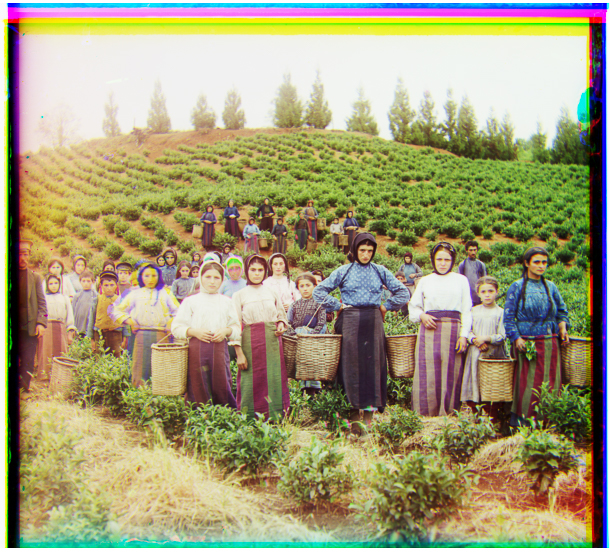
#> input picture Proj1/media/harvesters.jpg, 610 x 552 px, given in place of harvesters.tif, which was not available
$ python edge.py
#> lines starting #> are read from the running program, lines starting #| are printed output that depends on the picture; pictures that were not available may be replaced by others from this repository, and a replacement may not be noted
import numpy as np
import skimage as sk
import skimage.io as skio
import matplotlib.pyplot as plt
from skimage.transform import rescale

def downsample_image(image, factor=2):
    return rescale(image, 1.0/factor, anti_aliasing=True, preserve_range=True)

def sobel(image):
    '''sobel_x = np.array([[-1, 0, 1],
                        [-2, 0, 2],
                        [-1, 0, 1]])
    sobel_y = np.array([[-1, -2, -1],
                        [0, 0, 0],
                        [1, 2, 1]])'''

    padded = np.pad(image, ((1, 1), (1, 1)), mode='edge')

    grad_x = (
        -1 * padded[:-2, :-2] + 1 * padded[:-2, 2:] +
        -2 * padded[1:-1, :-2] + 2 * padded[1:-1, 2:] +
        -1 * padded[2:, :-2] + 1 * padded[2:, 2:]
    )

    grad_y = (
        -1 * padded[:-2, :-2] - 2 * padded[:-2, 1:-1] - 1 * padded[:-2, 2:] +
        1 * padded[2:, :-2] + 2 * padded[2:, 1:-1] + 1 * padded[2:, 2:]
    )

    magnitude = np.sqrt(grad_x**2 + grad_y**2)

    return magnitude

def align_with_edge(channel_to_align, reference_channel, search_range=15):
    ref_edges = sobel(reference_channel)
    channel_edges = sobel(channel_to_align)
    best_score = -1
    best_displacement = (0, 0)

    margin_x = reference_channel.shape[0] // 10
    margin_y = reference_channel.shape[1] // 10

    for dx in range(-search_range, search_range + 1):
        for dy in range(-search_range, search_range + 1):
            shifted_edges = np.roll(channel_edges, dx, axis=1)
            shifted_edges = np.roll(shifted_edges, dy, axis=0)

            ref_inner = ref_edges[margin_x:-margin_x, margin_y:-margin_y]
            shifted_inner = shifted_edges[margin_x:-margin_x, margin_y:-margin_y]

            ref_flat = ref_inner.flatten()
            shifted_flat = shifted_inner.flatten()

            ref_centered = ref_flat - np.mean(ref_flat)
            shifted_centered = shifted_flat - np.mean(shifted_flat)

            numerator = np.dot(ref_centered, shifted_centered)
            denominator = np.linalg.norm(ref_centered) * np.linalg.norm(shifted_centered)

            if denominator > 0:
                ncc_score = numerator / denominator
                if ncc_score > best_score:
                    best_score = ncc_score
                    best_displacement = (dx, dy)

    aligned_channel = np.roll(channel_to_align, best_displacement[0], axis=1)
    aligned_channel = np.roll(aligned_channel, best_displacement[1], axis=0)

    return best_displacement[0], best_displacement[1], aligned_channel

def align_pyramid(channel_to_align, reference_channel, max_levels=5, base_search_range=15):

    ref_pyramid = [reference_channel]
    channel_pyramid = [channel_to_align]
    current_ref = reference_channel
    current_channel = channel_to_align

    for level in range(max_levels):
        if min(current_ref.shape) < 25:
            break

        current_ref = downsample_image(current_ref, 2)
        current_channel = downsample_image(current_channel, 2)
        ref_pyramid.append(current_ref)
        channel_pyramid.append(current_channel)

    total_dx, total_dy = 0, 0

    for level in range(len(ref_pyramid) - 1, -1, -1):
        current_search_range = base_search_range if level == len(ref_pyramid) - 1 else base_search_range // 2

        if level < len(ref_pyramid) - 1:
            total_dx *= 2
            total_dy *= 2

            current_channel_shifted = np.roll(channel_pyramid[level], total_dx, axis=1)
            current_channel_shifted = np.roll(current_channel_shifted, total_dy, axis=0)
        else:
            current_channel_shifted = channel_pyramid[level]

        dx, dy, _ = align_with_edge(
            current_channel_shifted,
            ref_pyramid[level],
            search_range=current_search_range
        )

        total_dx += dx
        total_dy += dy

    final_aligned = np.roll(channel_to_align, total_dx, axis=1)
    final_aligned = np.roll(final_aligned, total_dy, axis=0)

    return total_dx, total_dy, final_aligned

def colorize_image(image_path):

    im = skio.imread(image_path)
#> im is the input picture: shape (552, 610, 3); mean R, G, B 163, 157, 121
    im = sk.img_as_float(im)

    height = im.shape[0] // 3
#> height = 184
    b = im[:height]
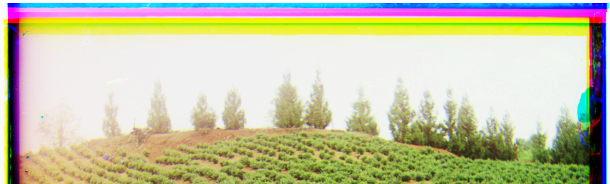
#> b: shape (184, 610, 3) float64; mean R, G, B 0.777, 0.77, 0.652
    g = im[height:2*height]
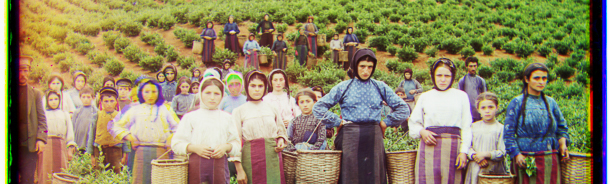
#> g: shape (184, 610, 3) float64; mean R, G, B 0.566, 0.526, 0.388
    r = im[2*height:3*height]
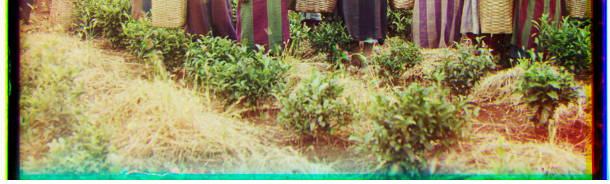
#> r: shape (184, 610, 3) float64; mean R, G, B 0.575, 0.552, 0.383

    g_dx, g_dy, aligned_g = align_pyramid(g, b)
#> after the loop in align_pyramid, `for level in range(max_levels):`: channel_pyramid = 1 item
#> the loop in align_pyramid, `for level in range(len(ref_pyramid) - 1, -1, -1):` made 1 pass
#> current_search_range on pass 1: 15
#> after the loop in align_pyramid, `for level in range(len(ref_pyramid) - 1, -1, -1):`: total_dx = 0
    r_dx, r_dy, aligned_r = align_pyramid(r, b)

    color_image = np.dstack([aligned_r, aligned_g, b])
    plt.figure(figsize=(12, 8))
    plt.imshow(color_image)
    plt.axis('off')
    plt.show()

    return color_image, r_dx, r_dy, r_dx, r_dy

if __name__ == "__main__":
    image = '/Users/junwei/Fall2025/CS180/cs180 proj1 data/harvesters.tif'
#> (the run stopped early here; a loop or call above may not have finished)

$ run again, with Proj1/media/00170a.jpg copied over Proj1/media/harvesters.jpg
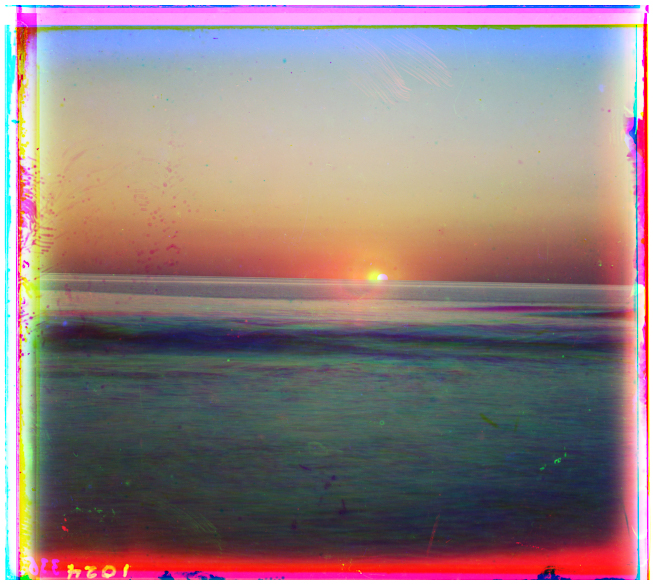
#> input picture Proj1/media/00170a.jpg, 653 x 584 px, given in place of harvesters.tif, which was not available
#> in colorize_image, im is the input picture: shape (584, 653, 3); mean R, G, B 144.6, 126.3, 127.4
#> in colorize_image, `g = im[height:2*height]`:
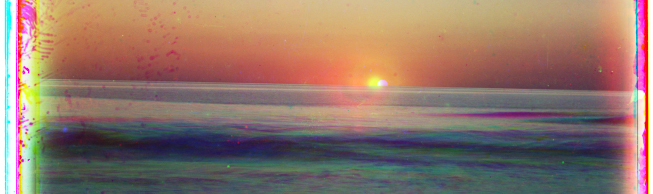
#> g: shape (194, 653, 3) float64; mean R, G, B 0.566, 0.464, 0.417
#> in colorize_image, `r = im[2*height:3*height]`:
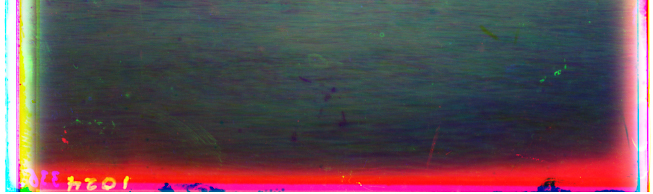
#> r: shape (194, 653, 3) float64; mean R, G, B 0.387, 0.302, 0.329
#> after the loop in align_pyramid, `for level in range(max_levels):`: channel_pyramid = 1 item
#> the loop in align_pyramid, `for level in range(len(ref_pyramid) - 1, -1, -1):` made 1 pass
#> current_search_range on pass 1: 15
#> after the loop in align_pyramid, `for level in range(len(ref_pyramid) - 1, -1, -1):`: total_dx = 0

$ run again, with Proj1/media/cathedral.jpg copied over Proj1/media/harvesters.jpg
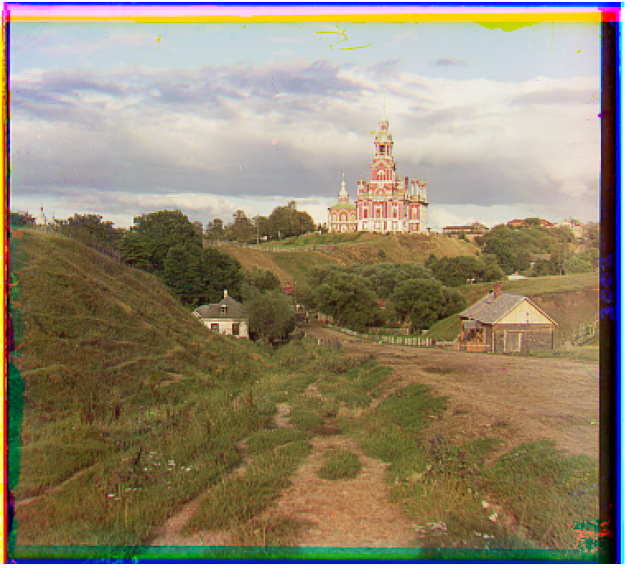
#> input picture Proj1/media/cathedral.jpg, 625 x 568 px, given in place of harvesters.tif, which was not available
#> in colorize_image, im is the input picture: shape (568, 625, 3); mean R, G, B 146.9, 135.3, 111.8
#> in colorize_image, `g = im[height:2*height]`:
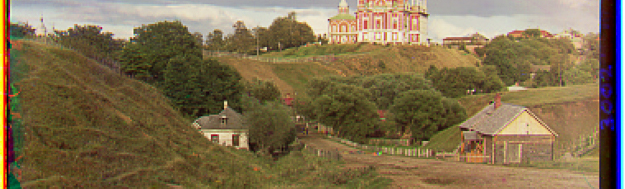
#> g: shape (189, 625, 3) float64; mean R, G, B 0.502, 0.433, 0.311
#> in colorize_image, `r = im[2*height:3*height]`:
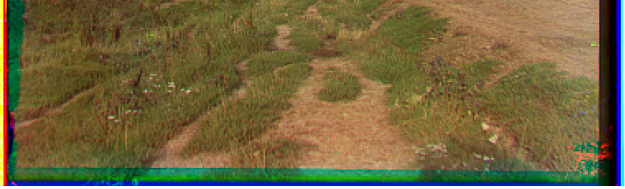
#> r: shape (189, 625, 3) float64; mean R, G, B 0.447, 0.397, 0.251
#> after the loop in align_pyramid, `for level in range(max_levels):`: channel_pyramid = 1 item
#> the loop in align_pyramid, `for level in range(len(ref_pyramid) - 1, -1, -1):` made 1 pass
#> current_search_range on pass 1: 15
#> after the loop in align_pyramid, `for level in range(len(ref_pyramid) - 1, -1, -1):`: total_dx = 0
